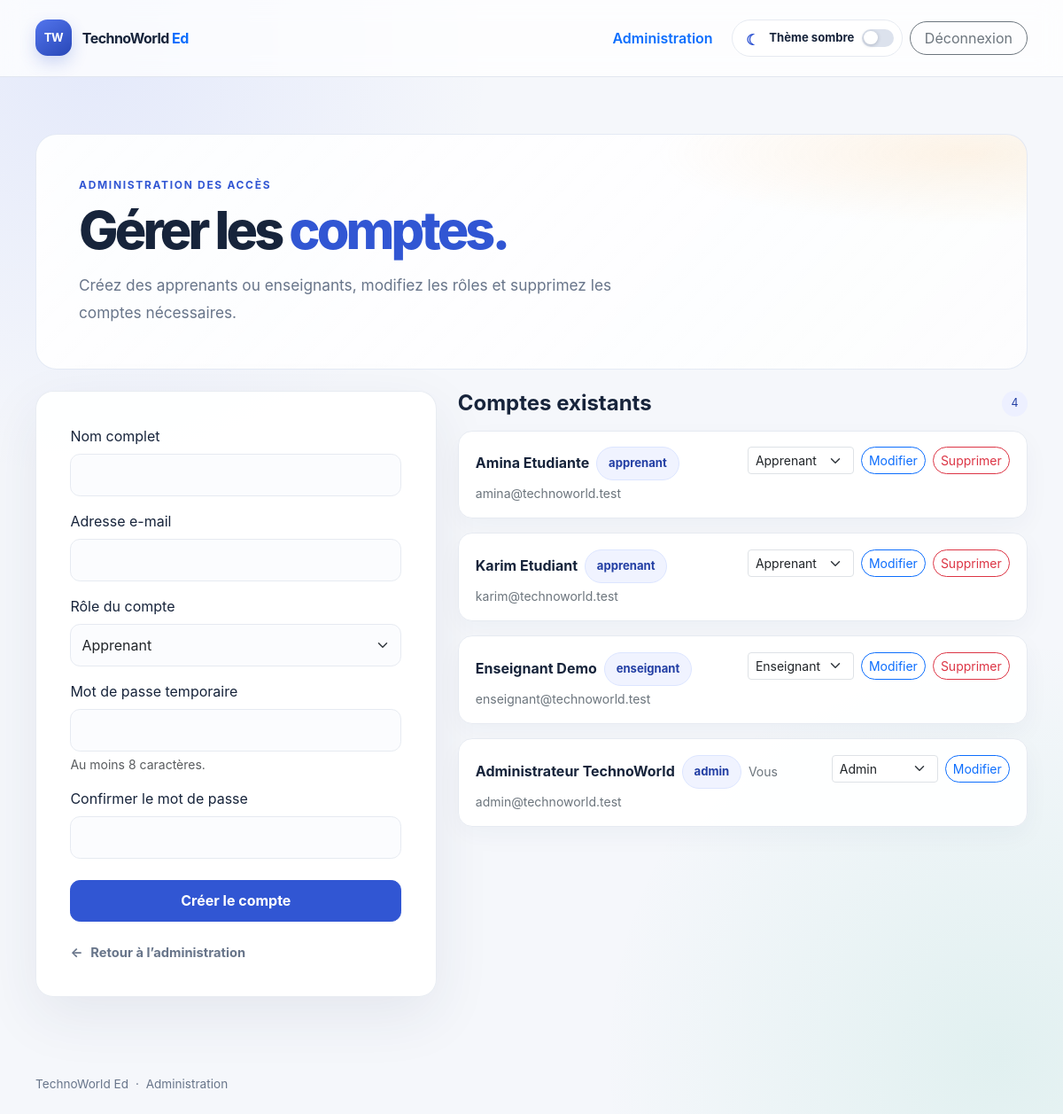
Screenshot of /pages/admin/utilisateurs.php (signed in) with the database file from the repository.
### tables this page shows
CREATE TABLE IF NOT EXISTS utilisateur (
    id INT UNSIGNED NOT NULL AUTO_INCREMENT,
    nom VARCHAR(100) NOT NULL,
    email VARCHAR(254) NOT NULL,
    mot_de_passe VARCHAR(255) NOT NULL,
    role ENUM('apprenant', 'enseignant', 'admin') NOT NULL DEFAULT 'apprenant',
    created_at TIMESTAMP NOT NULL DEFAULT CURRENT_TIMESTAMP,
    updated_at TIMESTAMP NOT NULL DEFAULT CURRENT_TIMESTAMP ON UPDATE CURRENT_TIMESTAMP,
    PRIMARY KEY (id),
    UNIQUE KEY uq_utilisateur_email (email),
    KEY idx_utilisateur_role (role)
);

### includes/bootstrap.php (called while the page is built, shortened)
<?php
$pdo = require __DIR__ . '/../config/database.php';
function h(string $value): string
{
    return htmlspecialchars($value, ENT_QUOTES | ENT_SUBSTITUTE, 'UTF-8');
}
function app_url(string $path): string
{
    $scriptDirectory = str_replace('\\', '/', dirname($_SERVER['SCRIPT_NAME'] ?? '/'));
    $pagesPosition = strpos($scriptDirectory, '/pages/');
    if ($pagesPosition !== false) {
        $scriptDirectory = substr($scriptDirectory, 0, $pagesPosition);
    } elseif (substr($scriptDirectory, -6) === '/pages') {
        $scriptDirectory = substr($scriptDirectory, 0, -6);
    }
    $basePath = rtrim($scriptDirectory, '/');
    return $basePath . '/' . ltrim($path, '/');
}
function current_user(): ?array
{
    global $pdo;
    $statement = $pdo->prepare(
        'SELECT id, nom, email, role FROM utilisateur WHERE id = :id'
    );
    $statement->execute(['id' => $_SESSION['user_id']]);
    $user = $statement->fetch();
    return $user;
}
function require_role(string ...$allowedRoles): array
{
    $user = current_user();
    return $user;
}

### pages/admin/utilisateurs.php (the view, shortened to what this page needs)
<?php
require __DIR__ . '/../../includes/bootstrap.php';
$admin = require_role('admin');
$nom = '';
$email = '';
$role = 'apprenant';
$usersStatement = $pdo->prepare(
    'SELECT id, nom, email, role, created_at
     FROM utilisateur
     ORDER BY role, nom, id'
);
$usersStatement->execute();
$users = $usersStatement->fetchAll();
?>
<!doctype html>
<html lang="fr">
<head>
    <link href="https://cdn.jsdelivr.net/npm/bootstrap@5.3.3/dist/css/bootstrap.min.css" rel="stylesheet">
    <link href="<?= h(app_url('assets/css/app.css')) ?>" rel="stylesheet">
</head>
<body>
<header class="tw-topbar">
    <div class="tw-shell d-flex align-items-center justify-content-between gap-3">
        <a class="tw-brand" href="<?= h(app_url('index.php')) ?>">
            <span class="tw-brand-mark" aria-hidden="true">TW</span>
            <span>TechnoWorld <span class="text-primary">Ed</span></span>
        </a>
        <div class="d-flex align-items-center gap-2">
            <a class="btn btn-link text-decoration-none fw-semibold d-none d-sm-inline"
               href="<?= h(app_url('index.php')) ?>">Administration</a>
            <button class="tw-theme-toggle" type="button" data-theme-toggle
                    data-state="light" aria-pressed="false">
                <span class="tw-toggle-icon" aria-hidden="true">☾</span>
                <span class="tw-toggle-label">Thème sombre</span>
                <span class="tw-toggle-track" aria-hidden="true"><span class="tw-toggle-thumb"></span></span>
            </button>
            <form method="post" action="<?= h(app_url('pages/logout.php')) ?>">
                <button class="btn btn-outline-secondary rounded-pill px-3" type="submit">Déconnexion</button>
            </form>
        </div>
    </div>
</header>
<main class="tw-shell tw-main">
    <section class="tw-admin-hero mb-4">
        <p class="tw-kicker mb-2">Administration des accès</p>
        <h1 class="tw-title">Gérer les <span class="tw-title-accent">comptes.</span></h1>
        <p class="tw-lead mt-3 mb-0">
            Créez des apprenants ou enseignants, modifiez les rôles et supprimez les comptes nécessaires.
        </p>
    </section>
    <div class="row g-4 align-items-start">
        <div class="col-lg-5">
            <section class="tw-panel">
                <div class="tw-panel-body">
                    <form method="post" action="<?= h(app_url('pages/admin/utilisateurs.php')) ?>">
                        <div class="mb-3">
                            <label class="form-label" for="nom">Nom complet</label>
                            <input class="form-control tw-form-control" id="nom" name="nom"
                                   type="text" maxlength="100" required value="<?= h($nom) ?>">
                        </div>
                        <div class="mb-3">
                            <label class="form-label" for="email">Adresse e-mail</label>
                            <input class="form-control tw-form-control" id="email" name="email"
                                   type="email" maxlength="254" required value="<?= h($email) ?>">
                        </div>
                        <div class="mb-3">
                            <label class="form-label" for="role">Rôle du compte</label>
                            <select class="form-select tw-form-control" id="role" name="role" required>
                                <option value="apprenant" <?= $role === 'apprenant' ? 'selected' : '' ?>>Apprenant</option>
                            </select>
                        </div>
                        <div class="mb-3">
                            <label class="form-label" for="mot_de_passe">Mot de passe temporaire</label>
                            <input class="form-control tw-form-control" id="mot_de_passe" name="mot_de_passe"
                                   type="password" minlength="8" maxlength="255" required>
                            <div class="form-text">Au moins 8 caractères.</div>
                        </div>
                        <div class="mb-4">
                            <label class="form-label" for="confirmation">Confirmer le mot de passe</label>
                            <input class="form-control tw-form-control" id="confirmation" name="confirmation"
                                   type="password" minlength="8" maxlength="255" required>
                        </div>
                        <button class="btn btn-tw-primary w-100" type="submit">Créer le compte</button>
                    </form>
                    <a class="tw-back-link mt-4" href="<?= h(app_url('index.php')) ?>">
                        <span aria-hidden="true">←</span> Retour à l’administration
                    </a>
                </div>
            </section>
        </div>
        <section class="col-lg-7" aria-labelledby="accounts-title">
            <div class="d-flex align-items-center justify-content-between gap-2 mb-3">
                <h2 class="h4 fw-bold mb-0" id="accounts-title">Comptes existants</h2>
                <span class="tw-count-badge"><?= count($users) ?></span>
            </div>
            <div class="d-grid gap-3">
                <?php foreach ($users as $account): ?>
                    <article class="tw-account-card">
                        <div class="d-flex flex-column flex-xl-row justify-content-between gap-3">
                            <div>
                                <div class="d-flex align-items-center gap-2 flex-wrap">
                                    <h3 class="h6 fw-bold mb-0"><?= h($account['nom']) ?></h3>
                                    <span class="tw-role"><?= h($account['role']) ?></span>
                                    <?php if ((int) $account['id'] === (int) $admin['id']): ?>
                                        <span class="small text-secondary">Vous</span>
                                    <?php endif; ?>
                                </div>
                                <p class="small text-secondary mb-0 mt-1"><?= h($account['email']) ?></p>
                            </div>
                            <div class="d-flex flex-wrap gap-2 align-items-start">
                                <form class="d-flex gap-2" method="post"
                                      action="<?= h(app_url('pages/admin/utilisateurs.php')) ?>">
                                    <select class="form-select form-select-sm" id="role-<?= (int) $account['id'] ?>"
                                            name="nouveau_role" aria-label="Rôle pour <?= h($account['nom']) ?>">
                                        <?php foreach (['apprenant' => 'Apprenant', 'enseignant' => 'Enseignant', 'admin' => 'Admin'] as $roleValue => $roleLabel): ?>
                                            <option value="<?= h($roleValue) ?>"
                                                <?= $account['role'] === $roleValue ? 'selected' : '' ?>>
                                                <?= h($roleLabel) ?>
                                            </option>
                                        <?php endforeach; ?>
                                    </select>
                                    <button class="btn btn-sm btn-outline-primary rounded-pill" type="submit">Modifier</button>
                                </form>
                                <?php if ((int) $account['id'] !== (int) $admin['id']): ?>
                                    <form method="post" action="<?= h(app_url('pages/admin/utilisateurs.php')) ?>"
                                          onsubmit="return confirm('Supprimer ce compte et ses données associées ?');">
                                        <button class="btn btn-sm btn-outline-danger rounded-pill" type="submit">Supprimer</button>
                                    </form>
                                <?php endif; ?>
                            </div>
                        </div>
                    </article>
                <?php endforeach; ?>
            </div>
        </section>
    </div>
</main>
<footer class="tw-shell tw-footer py-4">
    TechnoWorld Ed <span class="mx-1">·</span> Administration
</footer>
</body>
</html>

### rows the page displays
utilisateur: nom "Amina Etudiante", role "apprenant", email "amina@technoworld.test", nouveau_role "Apprenant"
utilisateur: nom "Karim Etudiant", role "apprenant", email "karim@technoworld.test", nouveau_role "Apprenant"
utilisateur: nom "Enseignant Demo", role "enseignant", email "enseignant@technoworld.test", nouveau_role "Enseignant"
utilisateur: nom "Administrateur TechnoWorld", role "admin", shows "Vous", email "admin@technoworld.test", nouveau_role "Admin"

### other values shown
count($users) "4"
